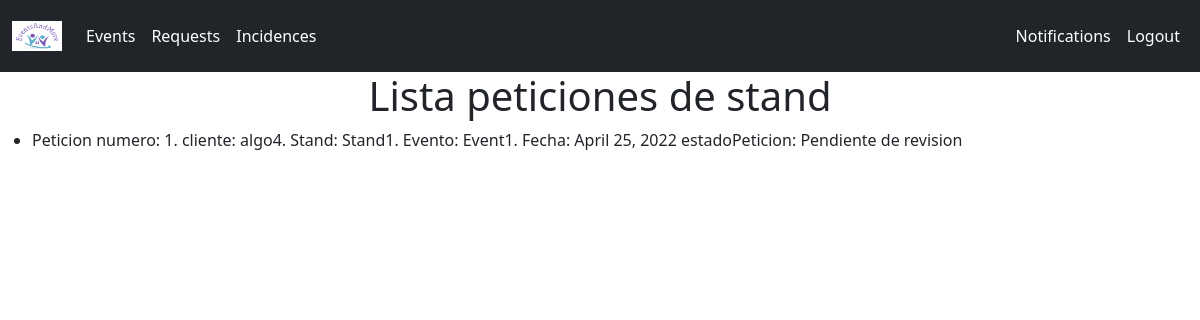
The app's page /lista_peticiones_cliente/ (signed in), older data.
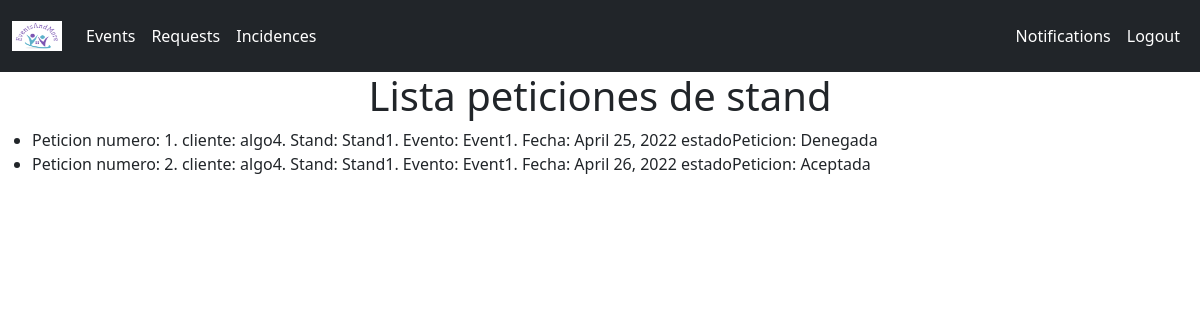
The same page, newer data.
### EventsAndMore/models.py (models this page shows)
class PeticionStand(models.Model):
    id = models.AutoField(primary_key=True)
    idStand = models.ForeignKey(Stand, on_delete=models.CASCADE)
    clientUsername = models.ForeignKey(Cliente, on_delete=models.CASCADE)
    gestorUsername = models.ForeignKey(Gestor, on_delete=models.CASCADE, blank=True, null=True)
    idEvento = models.ForeignKey(Event, default=1, on_delete=models.CASCADE)
    fecha = models.DateField(default=date.today, blank=False, null=False)
    estado = models.BooleanField(default=False)
    revisado = models.BooleanField(default=False)

class Cliente(models.Model):  # WebUser
    User = models.OneToOneField(WebUser, on_delete=models.CASCADE, primary_key=True)
    CIF = models.CharField(unique=True, max_length=9)
    def __str__(self):
        return str(self.User)

class WebUser(AbstractUser):
    is_client = models.BooleanField(default=False)
    is_visitor = models.BooleanField(default=False)
    is_gestor = models.BooleanField(default=False)

class Stand(models.Model):
    id = models.AutoField(primary_key=True)
    idEvento = models.ForeignKey(Event, on_delete=models.CASCADE)
    occupied = models.BooleanField(blank=False, null=False)
    description = models.CharField(max_length=200, blank=False, null=False)
    def __str__(self):
        return str(self.description)

class Event(models.Model):
    id = models.AutoField(primary_key=True)
    nombre = models.CharField(max_length=50, blank=False, null=False)
    descripcion = models.CharField(max_length=200, blank=False, null=False)
    fecha_ini = models.DateField(default=date.today)
    fecha_fin = models.DateField(default=date.today)
    def __str__(self):
        return str(self.nombre)

### EventsAndMore/views.py (the view)
# urls.py: path('lista_peticiones_cliente/', views.listaPeticionesCliente, name='lista_peticiones_cliente'),
def listaPeticionesCliente(request):
    if request.user.is_client:
        peticiones = PeticionStand.objects.all()
        arr_peticiones = []
        for peticion in peticiones:
            if peticion.clientUsername == Cliente.objects.get(User=request.user):
                if peticion.estado is True and peticion.revisado is True:
                    peticion.estado_peticion = 'Aceptada'
                elif peticion.revisado is True and peticion.estado is False:
                    peticion.estado_peticion = 'Denegada'
                else:
                    peticion.estado_peticion = 'Pendiente de revision'
                arr_peticiones.append(peticion)
        dictionary = {'peticiones': arr_peticiones}
        return render(request, 'lista_peticiones_cliente.html', dictionary)
    else:
        print("Error el user no es un cliente")
        return redirect('/')

### templates/lista_peticiones_cliente.html
{% include 'base.html' %}
  {% load static %}
{% block title %}
    <div>
        <h1 style="text-align:center">
            Lista peticiones de stand
        </h1>
    </div>
{% endblock title %}
{% block content %}
    <div>
        <ul>
        {% for peticion in peticiones %}
            <li>
                Peticion numero: {{ peticion.id }}. cliente: {{ peticion.clientUsername }}.
                Stand: {{ peticion.idStand }}. Evento: {{ peticion.idEvento }}. Fecha: {{ peticion.fecha }}
                estadoPeticion: {{ peticion.estado_peticion }}
            </li>
        {% endfor %}
    </ul>
    </div>
{% endblock content %}

Row changes from the older to the newer data that the page shows:
changed PeticionStand id 1: estado_peticion "Pendiente de revision" → "Denegada"
added PeticionStand: id "2", clientUsername "algo4", idStand "Stand1", idEvento "Event1", fecha "April 26, 2022", estado_peticion "Aceptada"
